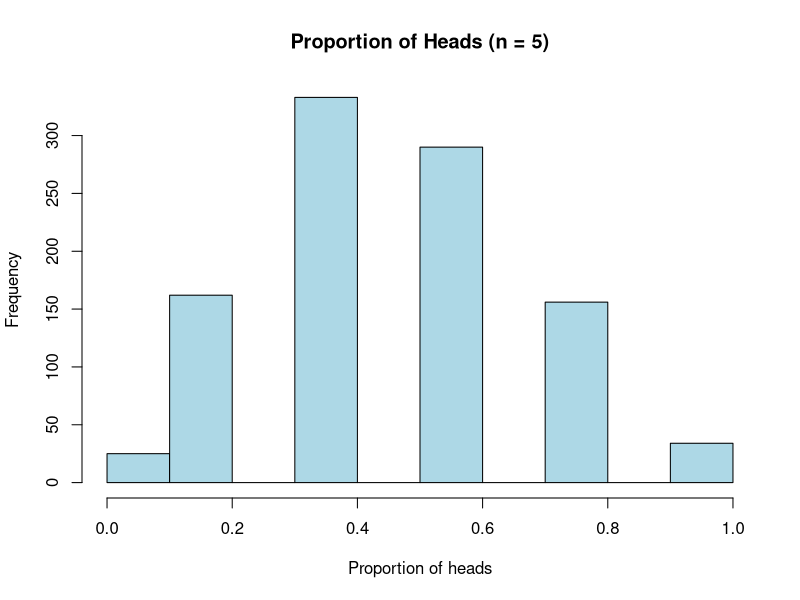
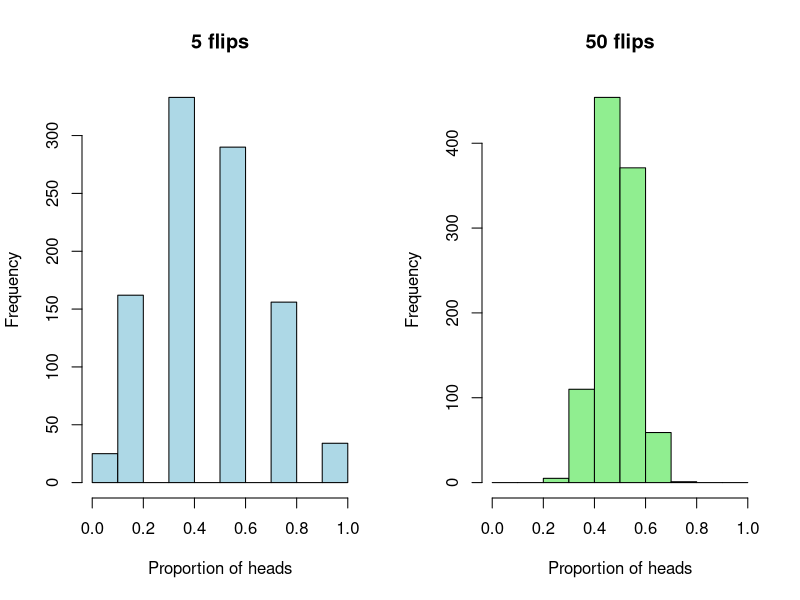

These figures' R source, in order:
# ===============================================================
# Basic Statistical Concepts for Neuroscientists (Base R)
# ===============================================================
# Topics:
# 1. Mean vs Median: Robustness to outliers
# 2. Expected value in a Binomial process
# 3. Sampling variability and the Law of Large Numbers
# ===============================================================


# ---------------------------------------------------------------
# Q2. Reaction times: mean vs median
# ---------------------------------------------------------------
# Suppose we record reaction times (in milliseconds) for 5 participants.
# One participant was unusually slow (400 ms), creating an outlier.

rt <- c(220, 230, 400, 240, 250)

# Compute the mean (average) and median (middle value)
mean(rt)
median(rt)

# Interpretation:
# - The mean is around 268 ms and is pulled upward by the outlier.
# - The median is 240 ms and better represents the "typical" value.
# - The median is more robust to outliers than the mean.
# In practice, median values are often used for skewed data
# such as reaction times or spike counts.


# ---------------------------------------------------------------
# Q3. Expected spikes: binomial expectation
# ---------------------------------------------------------------
# Suppose a neuron fires with probability p = 0.2 per trial,
# and we observe it for n = 10 independent trials.

p <- 0.2
n <- 10

# Expected number of spikes = n × p
n * p   # Theoretical mean = 2 spikes

# Concept:
# - Each trial follows a Bernoulli(p) process.
# - The total number of spikes across n trials follows a Binomial(n, p) distribution.
# - The expected value E[X] = n * p represents the average number of spikes
#   if the experiment were repeated many times.


# ---------------------------------------------------------------
# Q4. Proportion of heads: sampling variability
# ---------------------------------------------------------------
# Example of random sampling: flipping a fair coin (p = 0.5) 5 times.
# We simulate 1000 experiments of 5 flips each and calculate the
# proportion of heads in each experiment.

set.seed(1)  # ensures reproducibility
props <- rbinom(1000, size = 5, prob = 0.5) / 5  # proportion of heads

# Plot histogram of proportions
hist(props,
     main = "Proportion of Heads (n = 5)",
     xlab = "Proportion of heads",
     col = "lightblue", border = "black")

# Interpretation:
# - With only 5 flips, results vary widely (0, 0.2, 0.4, 0.6, 0.8, 1.0).
# - As the number of flips increases, the distribution becomes narrower around 0.5.
# - This demonstrates sampling variability and the law of large numbers:
#   as sample size increases, the sample mean approaches the true mean (p).
# ===============================================================

# ---------------------------------------------------------------
# Q4 continued: what changes with 50 flips instead of 5?
# ---------------------------------------------------------------
props50 <- rbinom(1000, size = 50, prob = 0.5) / 50

par(mfrow = c(1, 2))
hist(props, breaks = seq(0, 1, 0.1), main = "5 flips",
     xlab = "Proportion of heads", col = "lightblue", border = "black")
hist(props50, breaks = seq(0, 1, 0.1), main = "50 flips",
     xlab = "Proportion of heads", col = "lightgreen", border = "black")
par(mfrow = c(1, 1))

cat("SD of proportion, 5 flips :", round(sd(props), 3), "\n")
cat("SD of proportion, 50 flips:", round(sd(props50), 3), "\n")

# With 50 flips the histogram is smoother and much narrower. The spread
# shrinks with the square root of the number of flips, which is the law
# of large numbers and the central limit theorem working together.
# ===============================================================
